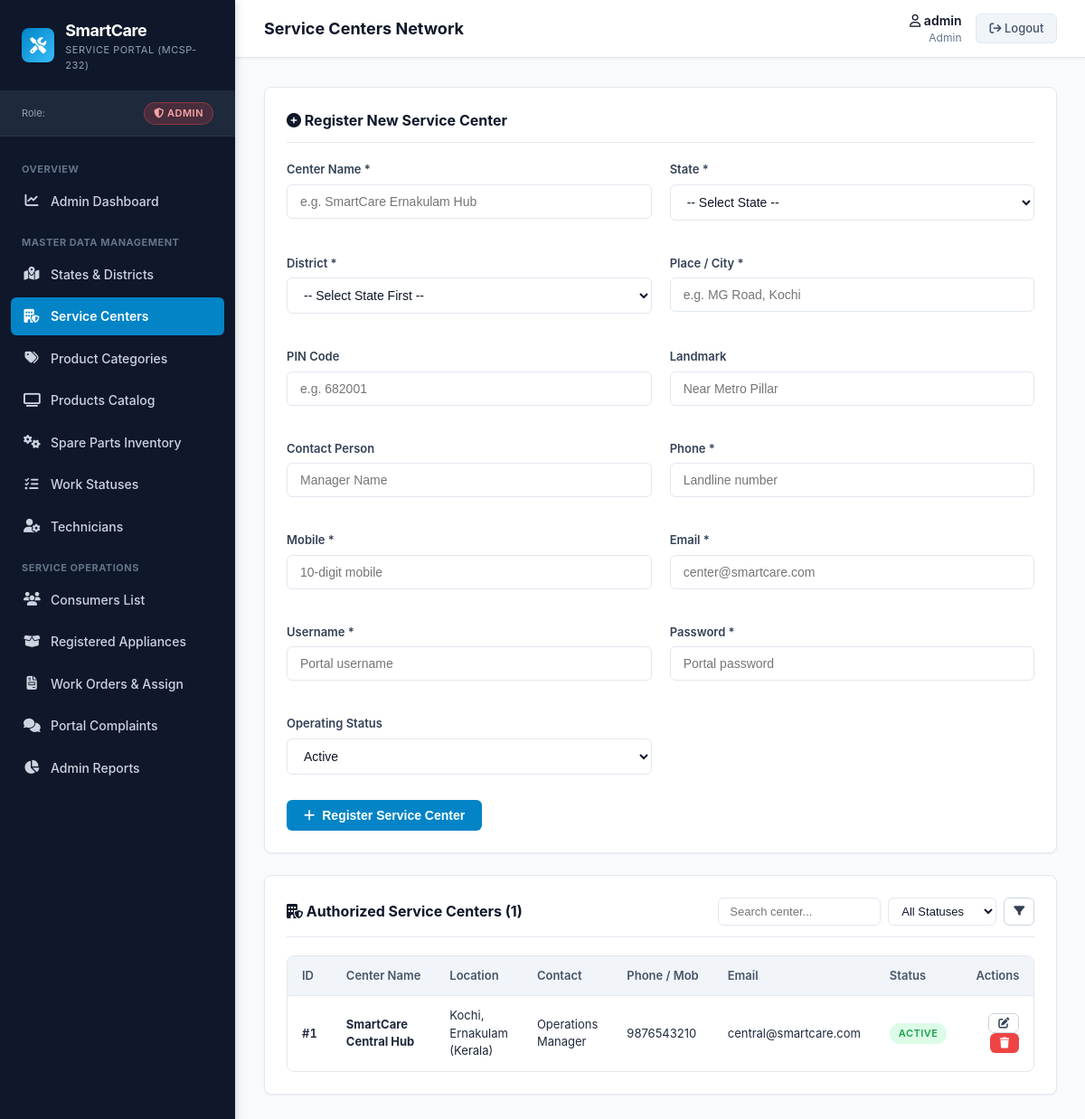
Page /manage/service-centers/ (signed in) on the committed database.
### accounts/models.py (models this page shows, shortened)
class ServCenter(models.Model):
    serv_centid = models.AutoField(primary_key=True)
    serv_cent = models.CharField(max_length=20)
    statid = models.ForeignKey(State, on_delete=models.PROTECT, db_column='statid')
    Distid = models.ForeignKey(District, on_delete=models.PROTECT, db_column='Distid')
    place = models.CharField(max_length=20)
    pin = models.CharField(max_length=10)
    landmark = models.CharField(max_length=20)
    Contact_per = models.CharField(max_length=20)
    phone = models.CharField(max_length=20)
    mob = models.CharField(max_length=20)
    email = models.EmailField(max_length=30)
    username = models.CharField(max_length=20, unique=True)
    pwd = models.CharField(max_length=128)
    status = models.CharField(max_length=20, default='Active')
    class Meta:
        db_table = 'serv_center'
        verbose_name = 'Service Center'
        verbose_name_plural = 'Service Centers'

class District(models.Model):
    Distid = models.AutoField(primary_key=True)
    District = models.CharField(max_length=20)
    statid = models.ForeignKey(
        State,
        on_delete=models.CASCADE,
        db_column='statid',
        related_name='districts'
    )
    class Meta:
        db_table = 'District'
        verbose_name = 'District'
        verbose_name_plural = 'Districts'
        ordering = ['District']

class State(models.Model):
    statid = models.AutoField(primary_key=True)
    state = models.CharField(max_length=20)
    class Meta:
        db_table = 'state'
        verbose_name = 'State'
        verbose_name_plural = 'States'
        ordering = ['state']

### accounts/views.py (the view, shortened to what this page needs)
# urls.py: path('manage/service-centers/', views.manage_service_centers, name='manage_service_centers'),
@admin_required
def manage_service_centers(request):
    states = State.objects.all().order_by('state')
    q = request.GET.get('q', '').strip()
    status_filter = request.GET.get('status', '').strip()
    centers = ServCenter.objects.select_related('statid', 'Distid').all()
    if q:
        centers = centers.filter(serv_cent__icontains=q)
    if status_filter:
        centers = centers.filter(status=status_filter)
    return render(request, 'accounts/manage_service_centers.html', {
        'centers': centers,
        'states': states,
        'query': q,
        'status_filter': status_filter
    })

### accounts/context_processors.py (called while the page is built)
def auth_context(request):
    username = request.session.get('username')
    role = request.session.get('role')
    is_authenticated = bool(username and role)
    consumer = None
    technician = None
    if is_authenticated:
        if role == 'Consumer':
            consumer = ConsumerReg.objects.filter(email=username).first()
        elif role == 'Technician':
            technician = Technician.objects.filter(Email=username).first()
            if not technician:
                technician = Technician.objects.filter(Mob=username).first()
    return {
        'session_username': username,
        'session_role': role,
        'is_authenticated_custom': is_authenticated,
        'session_consumer': consumer,
        'session_technician': technician,
    }

### templates/accounts/manage_service_centers.html (shortened to what this page needs)
{% extends 'base.html' %}
{% block page_title %}Service Centers Network{% endblock %}
{% block content %}
<div class="card">
    <div class="card-header">
        <h2 class="card-title"><i class="fa-solid fa-plus-circle"></i> Register New Service Center</h2>
    </div>
    <form method="POST" action="{% url 'accounts:manage_service_centers' %}">
        <div class="form-grid">
            <div class="form-group">
                <label class="form-label" for="serv_cent">Center Name *</label>
                <input type="text" id="serv_cent" name="serv_cent" class="form-control" placeholder="e.g. SmartCare Ernakulam Hub" required maxlength="20">
            </div>
            <div class="form-group">
                <label class="form-label" for="statid">State *</label>
                <select id="statid" name="statid" class="form-control" required>
                    <option value="">-- Select State --</option>
                </select>
            </div>
            <div class="form-group">
                <label class="form-label" for="Distid">District *</label>
                <select id="Distid" name="Distid" class="form-control" required>
                    <option value="">-- Select State First --</option>
                </select>
            </div>
            <div class="form-group">
                <label class="form-label" for="place">Place / City *</label>
                <input type="text" id="place" name="place" class="form-control" placeholder="e.g. MG Road, Kochi" required maxlength="20">
            </div>
            <div class="form-group">
                <label class="form-label" for="pin">PIN Code</label>
                <input type="text" id="pin" name="pin" class="form-control" placeholder="e.g. 682001" maxlength="10">
            </div>
            <div class="form-group">
                <label class="form-label" for="landmark">Landmark</label>
                <input type="text" id="landmark" name="landmark" class="form-control" placeholder="Near Metro Pillar" maxlength="20">
            </div>
            <div class="form-group">
                <label class="form-label" for="Contact_per">Contact Person</label>
                <input type="text" id="Contact_per" name="Contact_per" class="form-control" placeholder="Manager Name" maxlength="20">
            </div>
            <div class="form-group">
                <label class="form-label" for="phone">Phone *</label>
                <input type="text" id="phone" name="phone" class="form-control" placeholder="Landline number" required maxlength="20">
            </div>
            <div class="form-group">
                <label class="form-label" for="mob">Mobile *</label>
                <input type="text" id="mob" name="mob" class="form-control" placeholder="10-digit mobile" required maxlength="20">
            </div>
            <div class="form-group">
                <label class="form-label" for="email">Email *</label>
                <input type="email" id="email" name="email" class="form-control" placeholder="center@smartcare.com" required maxlength="30">
            </div>
            <div class="form-group">
                <label class="form-label" for="username">Username *</label>
                <input type="text" id="username" name="username" class="form-control" placeholder="Portal username" required maxlength="20">
            </div>
            <div class="form-group">
                <label class="form-label" for="pwd">Password *</label>
                <input type="password" id="pwd" name="pwd" class="form-control" placeholder="Portal password" required maxlength="128">
            </div>
            <div class="form-group">
                <label class="form-label" for="status">Operating Status</label>
                <select id="status" name="status" class="form-control">
                    <option value="Active">Active</option>
                </select>
            </div>
        </div>
        <div style="margin-top: 10px;">
            <button type="submit" class="btn btn-primary">
                <i class="fa-solid fa-plus"></i> Register Service Center
            </button>
        </div>
    </form>
</div>
<div class="card">
    <div class="card-header">
        <h2 class="card-title"><i class="fa-solid fa-building-shield"></i> Authorized Service Centers ({{ centers|length }})</h2>
        <form method="GET" action="{% url 'accounts:manage_service_centers' %}" style="display: flex; gap: 8px;">
            <input type="text" name="q" value="{{ query }}" placeholder="Search center..." class="form-control" style="padding: 6px 12px; font-size: 13px; width: 180px;">
            <select name="status" class="form-control" style="padding: 6px 10px; font-size: 13px; width: 120px;">
                <option value="">All Statuses</option>
            </select>
            <button type="submit" class="btn btn-secondary btn-sm"><i class="fa-solid fa-filter"></i></button>
        </form>
    </div>
    <div class="table-responsive">
        <table class="data-table">
            <thead>
                <tr>
                    <th>ID</th>
                    <th>Center Name</th>
                    <th>Location</th>
                    <th>Contact</th>
                    <th>Phone / Mob</th>
                    <th>Email</th>
                    <th>Status</th>
                    <th style="text-align: right;">Actions</th>
                </tr>
            </thead>
            <tbody>
                {% for sc in centers %}
                    <tr>
                        <td class="tabular-num">#{{ sc.serv_centid }}</td>
                        <td><strong>{{ sc.serv_cent }}</strong></td>
                        <td>{{ sc.place }}, {{ sc.Distid.District }} ({{ sc.statid.state }})</td>
                        <td>{{ sc.Contact_per|default:'-' }}</td>
                        <td>{{ sc.mob }}</td>
                        <td>{{ sc.email }}</td>
                        <td>
                            {% if sc.status == 'Active' %}
                                <span class="badge badge-success">Active</span>
                            {% else %}
                                <span class="badge badge-danger">Inactive</span>
                            {% endif %}
                        </td>
                        <td style="text-align: right;">
                            <a href="{% url 'accounts:edit_service_center' sc.serv_centid %}" class="btn btn-secondary btn-sm" title="Edit">
                                <i class="fa-solid fa-pen-to-square"></i>
                            </a>
                            <form method="POST" action="{% url 'accounts:delete_service_center' sc.serv_centid %}" style="display: inline-block;" onsubmit="return confirm('Delete service center {{ sc.serv_cent }}?');">
                                <button type="submit" class="btn btn-danger btn-sm" title="Delete">
                                    <i class="fa-solid fa-trash"></i>
                                </button>
                            </form>
                        </td>
                    </tr>
                {% empty %}
                    <tr>
                        <td colspan="8" style="text-align: center; color: var(--text-muted); padding: 20px;">
                            No service centers found.
                        </td>
                    </tr>
                {% endfor %}
            </tbody>
        </table>
    </div>
</div>
{% endblock %}

### static/css/style.css (style rules this page uses)
:root { --primary-navy: #0F172A; --secondary-navy: #1E293B; --accent-cyan: #0284C7; --accent-cyan-hover: #0369A1; --accent-cyan-light: #E0F2FE; --bg-canvas: #F8FAFC; --bg-card: #FFFFFF; --border-color: #E2E8F0; --border-focus: #38BDF8; --text-main: #0F172A; --text-muted: #64748B; --text-white: #FFFFFF; --status-green: #16A34A; --status-green-bg: #DCFCE7; --status-amber: #D97706; --status-amber-bg: #FEF3C7; --status-red: #DC2626; --status-red-bg: #FEE2E2; --status-blue: #2563EB; --status-blue-bg: #DBEAFE; --sidebar-width: 260px; --header-height: 64px; --border-radius: 8px; --box-shadow-sm: 0 1px 2px 0 rgb(0 0 0 / 0.05); --box-shadow: 0 4px 6px -1px rgb(0 0 0 / 0.1), 0 2px 4px -2px rgb(0 0 0 / 0.1); --box-shadow-lg: 0 10px 15px -3px rgb(0 0 0 / 0.1), 0 4px 6px -4px rgb(0 0 0 / 0.1); }
*, *::before, *::after { box-sizing: border-box; margin: 0; padding: 0; }
body { font-family: 'Inter', -apple-system, BlinkMacSystemFont, 'Segoe UI', Roboto, sans-serif; font-size: 14px; line-height: 1.5; color: var(--text-main); background-color: var(--bg-canvas); min-height: 100vh; }
a { color: var(--accent-cyan); text-decoration: none; transition: color 0.15s ease-in-out; }
.card { background-color: var(--bg-card); border: 1px solid var(--border-color); border-radius: var(--border-radius); box-shadow: var(--box-shadow-sm); padding: 24px; margin-bottom: 24px; }
.card-header { display: flex; justify-content: space-between; align-items: center; margin-bottom: 20px; padding-bottom: 12px; border-bottom: 1px solid var(--border-color); }
.card-title { font-size: 16px; font-weight: 700; color: var(--primary-navy); }
.btn { display: inline-flex; align-items: center; justify-content: center; gap: 8px; padding: 8px 18px; border-radius: 6px; font-size: 14px; font-weight: 600; cursor: pointer; border: 1px solid transparent; transition: all 0.15s ease; text-decoration: none; }
.btn-primary { background-color: var(--accent-cyan); color: #FFFFFF; }
.btn-secondary { background-color: #FFFFFF; color: #334155; border-color: #CBD5E1; }
.btn-danger { background-color: #EF4444; color: #FFFFFF; }
.btn-sm { padding: 4px 10px; font-size: 12px; }
.form-grid { display: grid; grid-template-columns: repeat(auto-fit, minmax(280px, 1fr)); gap: 20px; }
.form-group { margin-bottom: 18px; }
.form-label { display: block; font-size: 13px; font-weight: 600; color: #334155; margin-bottom: 6px; }
.form-control { width: 100%; padding: 10px 14px; font-size: 14px; color: var(--text-main); background-color: #FFFFFF; border: 1px solid var(--border-color); border-radius: 6px; outline: none; transition: border-color 0.15s ease, box-shadow 0.15s ease; }
.table-responsive { width: 100%; overflow-x: auto; border: 1px solid var(--border-color); border-radius: var(--border-radius); background: #FFFFFF; }
.data-table { width: 100%; border-collapse: collapse; font-size: 13px; text-align: left; }
.data-table th { background-color: #F1F5F9; color: #475569; font-weight: 600; padding: 12px 16px; border-bottom: 1px solid var(--border-color); white-space: nowrap; }
.data-table td { padding: 12px 16px; border-bottom: 1px solid var(--border-color); color: #1E293B; vertical-align: middle; }
.data-table tbody tr:last-child td { border-bottom: none; }
.tabular-num { font-variant-numeric: tabular-nums; font-weight: 600; }
.badge { display: inline-flex; align-items: center; padding: 3px 10px; font-size: 11px; font-weight: 600; border-radius: 9999px; text-transform: uppercase; letter-spacing: 0.5px; white-space: nowrap; }
.badge-success { background-color: var(--status-green-bg); color: var(--status-green); }

### rows in the picture
ServCenter: serv_centid "1", serv_cent "SmartCare Central Hub", place "Kochi", Distid.District "Ernakulam", statid.state "Kerala", Contact_per "Operations Manager", mob "9876543210", email "central@smartcare.com", status "ACTIVE"

### other values in the picture
{{ session_role|default:'Guest' }} "ADMIN"
{{ session_username|default:'Guest' }} "admin"
{{ session_role|default:'Not Logged In' }} "Admin"
{{ centers|length }} "1"
